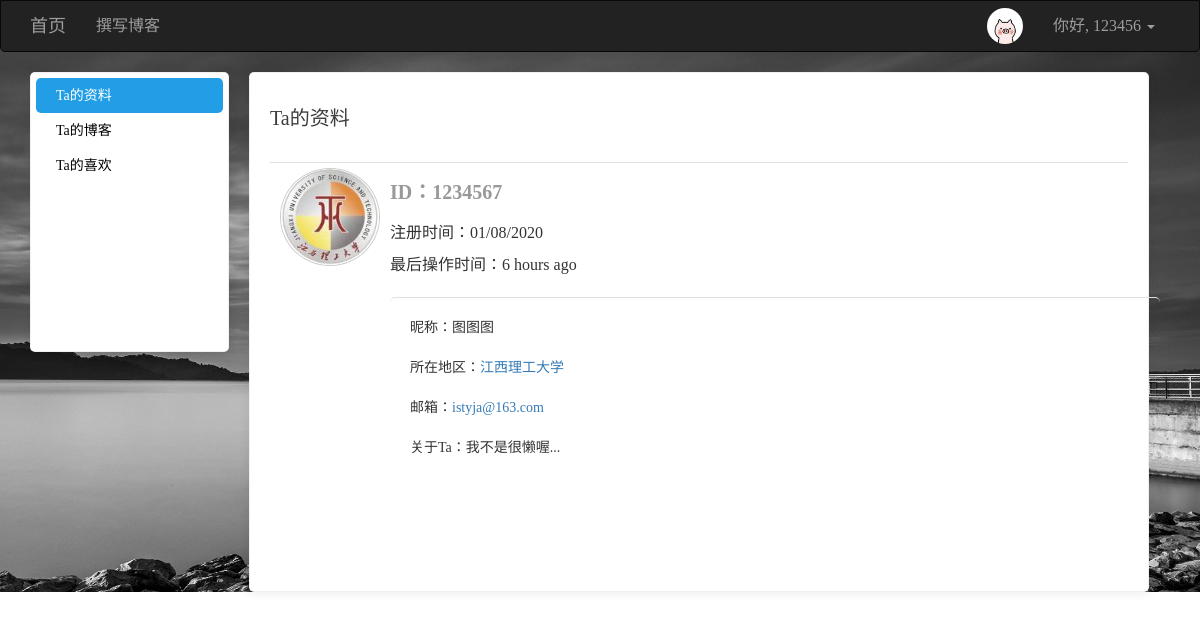
Before: /user/1234567/ (signed in) with the older database file.
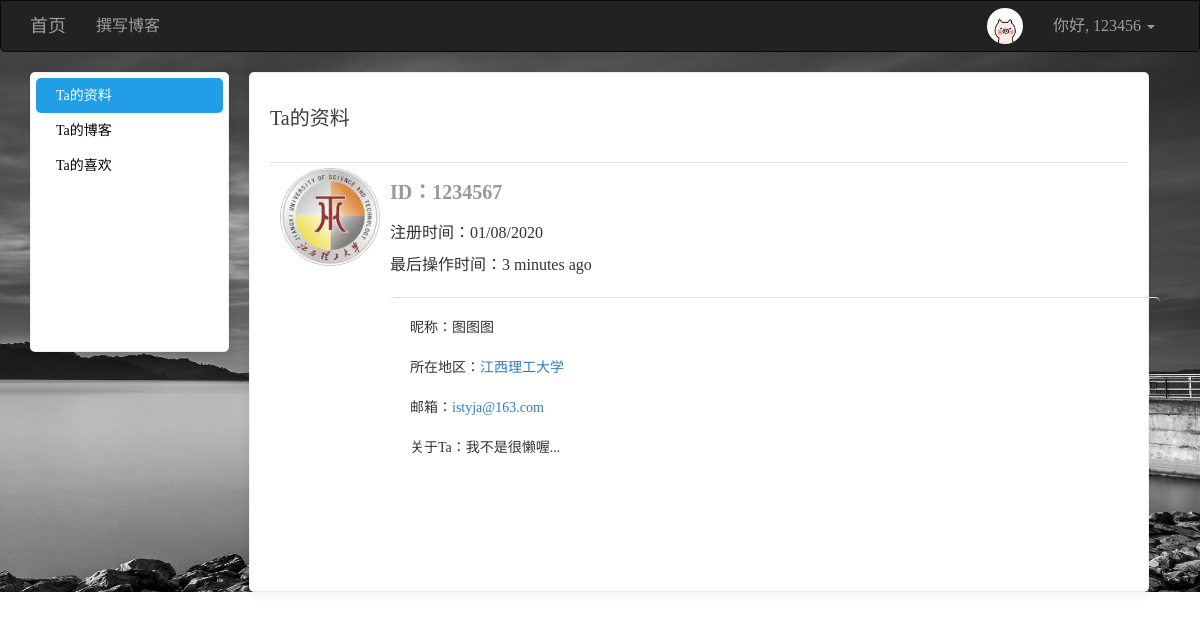
After: the same page with the newer database file.
### app/models/users.py (models this page shows, shortened)
class User(UserMixin, db.Model):
    __tablename__ = 'users'
    id = db.Column(db.Integer, primary_key=True)
    username = db.Column(db.String(64), unique=True)
    password_hash = db.Column(db.String(128))
    email = db.Column(db.String(128), unique=True)
    confirmed = db.Column(db.Boolean, default=False)
    icon = db.Column(db.String(64), default='default.jpg')
    name = db.Column(db.String(64))
    location = db.Column(db.String(64))
    about_me = db.Column(db.Text())
    member_since = db.Column(db.DateTime(), default=datetime.utcnow)
    last_seen = db.Column(db.DateTime(), default=datetime.utcnow)
    posts = db.relationship('Posts', backref='user', lazy='dynamic', cascade='all, delete-orphan')
    favorites = db.relationship('Posts', secondary="collections", backref=db.backref('users', lazy='dynamic'), lazy='dynamic')
    comments = db.relationship('Comment', backref='user', lazy='dynamic', cascade='all, delete-orphan')
    @property
    def password(self):
        raise AttributeError('密码不可读')
    def ping(self):
        self.last_seen = datetime.utcnow()
        db.session.add(self)
        db.session.commit()

### app/views/user.py (the view)
@user.route('/<username>/', methods=['GET', 'POST'])
def index(username):
    u = User.query.filter_by(username=username).first_or_404()
    return render_template('user/gerenzhongxin.html', user=u)

### app/models/users.py (called while the page is built)
@loginmanager.user_loader
def user_loader(uid):
    return User.query.get(int(uid))

### app/views/user.py (called while the page is built)
@user.before_app_request
def before_request():
    if current_user.is_authenticated:
        current_user.ping()

### app/templates/user/gerenzhongxin.html (shortened to what this page needs)
{% extends 'commons/base.html' %}
{% block styles %}
    {{ super() }}
{% endblock %}
{% block page_content %}
    <div class="left_cont" style="background: white" >
        <ul>
            <li class="side1"><a href="{{ url_for('user.index', username=user.username) }}" class="aside">{% if current_user.username == user.username %}我{% else %}Ta{% endif %}的资料</a></li>
            <li class="side3"><a href="{{ url_for('user.my_blog', username=user.username) }}">{% if current_user.username == user.username %}我{% else %}Ta{% endif %}的博客</a></li>
            <li class="side4"><a href="{{ url_for('user.my_fav', username=user.username) }}">{% if current_user.username == user.username %}我{% else %}Ta{% endif %}的喜欢</a></li>
        </ul>
    </div>
    <div class="right_cont" style="background: white; border: 1px solid rgba(0, 0, 0, .06); padding: 0 20px; box-shadow: 0 1px 10px 2px rgba(0, 0, 0, .06); border-radius: 5px">
        <h3>{% if current_user.username == user.username %}我{% else %}Ta{% endif %}的资料</h3>
        <div class="user_info">
            <div class="header">
            <img style="width: 100px;border-radius: 60%; border: 1px solid #ccc" src="{{ url_for('static', filename='uploads/' + user.icon) }}" alt="头像">
            </div>
            <div class="right_c">
                <span class="display_name">ID：{{ user.username }}</span>
                <div class="log_time">注册时间：{{ moment(user.member_since).format('L') }}</div>
                <div class="log_time">最后操作时间：{{ moment(user.last_seen).fromNow() }}</div>
                {% if user.name or user.location %}
                    <ul class="self">
                        <li>{% if user.name %}昵称：{{ user.name }}<br>{% endif %}</li>
                        <li>{% if user.location %}
                                所在地区：<a href="http://maps.google.com/?q={{ user.location }}">{{ user.location }}</a>
                            {% endif %}
                        </li>
                        <li>邮箱：<a href="mailto:{{ user.email }}">{{ user.email }}</a></li>
                        <li>{% if user.about_me %}关于{% if current_user.username == user.username %}我{% else %}Ta{% endif %}：{{ user.about_me }}{% endif %}</li>
                    </ul>
                {% endif %}
            </div>
        </div>
    </div>
{% endblock %}

Changed rows visible on the page:
changed User "图图图": last_seen "6 hours ago" → "3 minutes ago"
